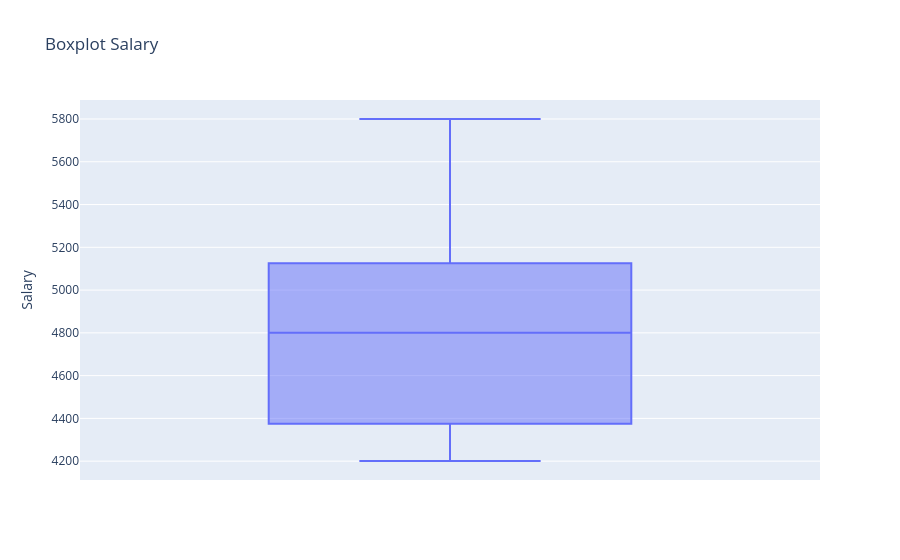

Notebook code cell kept with this figure:
### Code cell
fig3 = px.box(
    merge_df, 
    y="Salary",
    title= "Boxplot Salary"
)

fig3.show()

### Figure 1 — Plotly figure (JSON) as saved in the notebook; plotly's stock layout.template omitted (floating-point values rounded to 4 significant figures)
{"data": [{"alignmentgroup": "True", "hovertemplate": "Salary=%{y}<extra></extra>", "legendgroup": "", "marker": {"color": "#636efa"}, "name": "", "notched": false, "offsetgroup": "", "orientation": "v", "showlegend": false, "type": "box", "x0": " ", "xaxis": "x", "y": [5500.0, 4800.0, 4201.0, 4800.0, 4300.0, 5800.0, 5000.0, 4700.0, 4400.0], "y0": " ", "yaxis": "y"}], "layout": {"boxmode": "group", "legend": {"tracegroupgap": 0}, "title": {"text": "Boxplot Salary"}, "xaxis": {"anchor": "y", "domain": [0, 1]}, "yaxis": {"anchor": "x", "domain": [0, 1], "title": {"text": "Salary"}}}}
